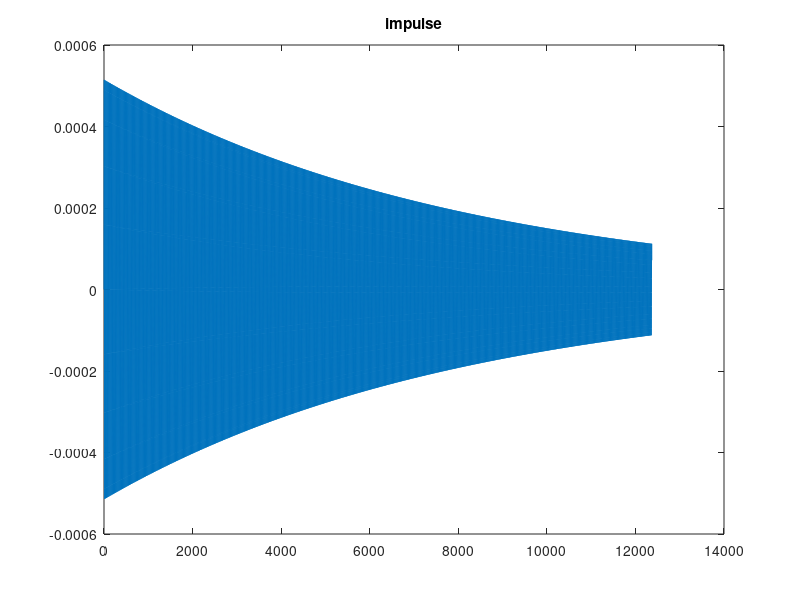
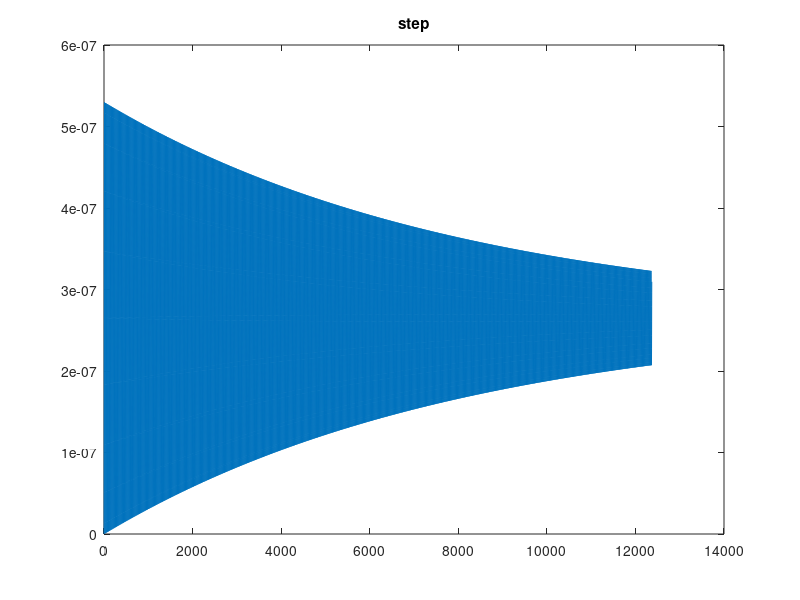
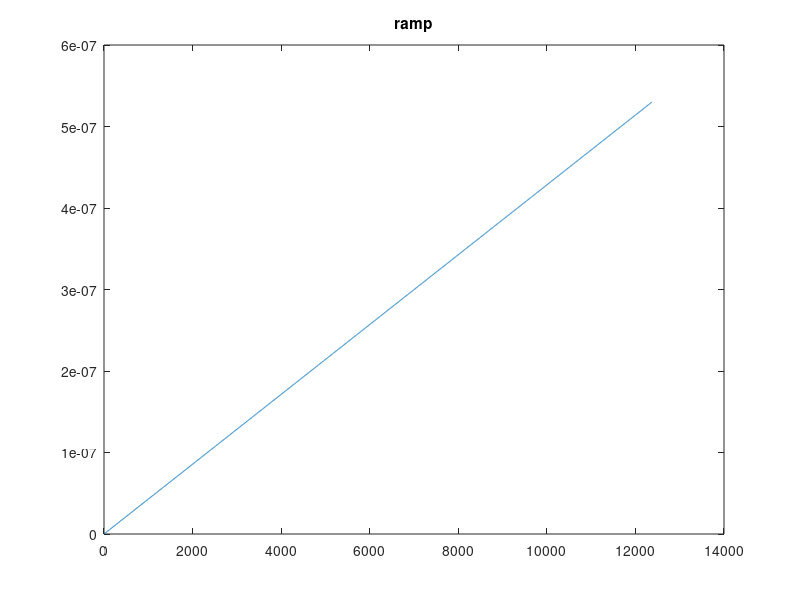

These figures' MATLAB source, in order: (Note: this script raises an error after producing the figures.)
% This script simulate the mass-spring with damping accelerometer for the
% optical fiber accelerometer.
%   |----|   |----|
%   |----| M |----|
%   |----|   |----|

clear
close all
clc

%  Optical fiber accelerometer constants
Y = 7e10; % Young modulus [n/m^2]
L = 4.5e-2; % length [m]
D = 125e-6; % diameter [m]
A = pi*(D/2)^2; % area [m^2]

m = 20.23e-3 ; % mass [kg]
y = 1.521; % damping factor from Antune, 2009. [1/s]

% Calculations
k = Y*A/L; % spring stiffness [kg/s^2]
k = 4*k; % equivalent spring for 4 optical fibers 
w0 = sqrt(k/m) ; % [Hz]
b = y*m; % damping coefficient [kg/s] 

% Transfer functions
accel = tf( [1], [1 y k/m])
ramp = tf([1], [1 0])

% Responses
inp_impulse = impulse(accel);
inp_step = step(accel);
inp_ramp = step(series(ramp,accel));

figure
	plot(inp_impulse)
	title('impulse')
figure
	plot(inp_step)
	title('step')
figure
	plot(inp_ramp)
	title('ramp')

%% acquiring damping factor and resonance frequency from output

% Using Alan's script
[fs,as] = alan_dissertation_function(inp_impulse,inp_impulse)